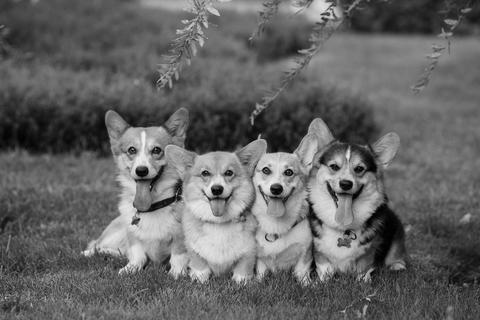
#> input picture Lab4/test-image.jpg, 480 x 320 px; the run also reads 2 pictures not shown here
$ jupyter execute --allow-errors Lab4.ipynb   (shell and % lines are left out)
#> lines starting #> are read from the running program, lines starting #| are printed output that depends on the picture
# ECE 311 Lab 4: LSI Systems and Convolution
## Due Date: 7/13 @ 11:59PM on Compass
In this lab, we will explore Linear Shift-Invariant (LSI) systems and their properties with applications involving toy signals, image filtering, stock data, and even an example of a simple non-linear system. Let's get started!

[cell 1]
#import necessary libraries for this lab
import numpy as np
import scipy.signal as signal
import matplotlib.pyplot as plt

from skimage.io import imread

## Getting Started with Convolution

We remember from ECE 210, that convolution describes how any continuous-time input signal is processed by an LTI system. Given an input $x(t)$ and an LTI system's impulse response $h(t)$, the system output $y(t)$ is given by

$$
y(t) = x(t) * h(t).
$$

Recall that convolution for continous signals is defined as

$$
y(t) = \int_{\tau = -\infty}^{\infty}x(\tau)h(t-\tau)d\tau = \int_{\tau=-\infty}^{\infty}x(t-\tau)h(\tau)d\tau.
$$

You have learned in ECE 310 that discrete-time LSI systems also have an impulse response $h[n]$, which is the system response to a unit Kronecker delta $\delta[n]$ input. Thus we can express the system output given an input signal via discrete-time convolution.

$$
y[n] = x[n] * h[n]
$$

$$
y[n] = \sum_{k=-\infty}^{\infty}x[k]h[n-k] = \sum_{k=-\infty}^{\infty}x[n-k]h[k]
$$

Like the width properties of continuous-time convolution, if $x$ is of length $N$ and $h$ is of length $M$, the result $y$ will be of length $N+M-1$. It is important to note that every LSI system can be represented by a convolution, every system that can be expressed as a convolution has an impulse response, and any system with an impulse response must be LSI. This means the relationship between LSI systems, convolution, and impulse responses is an "if and only if" relationship; they all imply one another! This is something handy to keep in mind whenever you want to identify and describe an LSI system.

The key function we will use to perform convolutions is the $\textrm{convolve()}$ function in the $\textrm{scipy.signal}$ module. The usage of this function for an example system is as follows:

$$
x[n] = \delta[n]+2\delta[n-2]+3\delta[n-4]
$$

$$
y[n] = x[n]+3x[n-1]
$$

[cell 2]
x = np.array([1, 0, 2, 0, 3]) #input signal
h = np.array([1, 3]) #filter/system's impulse response
y = signal.convolve(x,h) #signal.convolve(in1,in2)

print(y) #verify this result by hand!

Note how we extracted the system's impulse response for the system's Linear Constant Coefficient Difference Equation (LCCDE). Our first term takes the present input value and multiplies it by one, and the second term multiplies the most recent input by three. Intuitively, when we flip and shift our filter $h$ for the convolution, we will be applying this system to the input signal at each shift step. The $\textrm{signal.convolve()}$ function assumes the arrays that represent our signals begin at index zero.

## Exercise 1: Implementing LSI Systems

In the below code cell, implement the following LSI systems and plot the system response (using $\textrm{plt.stem()}$) to each of the listed input signals. Comment on the results in the following Markdown cell. Remember to determine the LCCDE for each system to infer its impulse response!

* System A: $y_a[n] = -x[n]+2x[n-1]-x[n-2]$

* System B: $y_b[n] = \frac{1}{4}x[n]+\frac{1}{2}x[n-1]+\frac{1}{4}x[n-2]$

* $x_1[n] = u[n] - u[n-7], 0\leq n< 10$

* $x_2[n] = \sin\left(\frac{\pi}{20}n\right), 0\leq n< 40$

[cell 3]
#create input signals here:
#Hint: Use np.sin and np.pi!
x1 = np.array([1,1,1,1,1,1,0,0,0,0])
x2 = np.array([np.sin(np.pi*n/20) for n in range(40)])

#System A
h_a = np.array([-1,2,-1])

#plot result for x1
plt.figure(figsize=(20,20))
plt.subplot(321)
plt.title('x1 v A')
plt.xlabel('n')
plt.ylabel('System A')
plt.stem(range(len(signal.convolve(x1,h_a))), signal.convolve(x1,h_a))

#plot result for x2
plt.figure(figsize=(20,20))
plt.subplot(322)
plt.title('x2 v A')
plt.xlabel('n')
plt.ylabel('System A')
plt.stem(range(len(signal.convolve(x2,h_a))), signal.convolve(x2,h_a))

#System B
h_b = np.array([0.25,0.5,0.25])

#plot result for x1
plt.figure(figsize=(20,20))
plt.subplot(321)
plt.title('x1 v A')
plt.xlabel('n')
plt.ylabel('System A')
plt.stem(range(len(signal.convolve(x1,h_b))), signal.convolve(x1,h_b))

#plot result for x2
plt.figure(figsize=(20,20))
plt.subplot(322)
plt.title('x2 v A')
plt.xlabel('n')
plt.ylabel('System A')
plt.stem(range(len(signal.convolve(x2,h_b))), signal.convolve(x2,h_b))
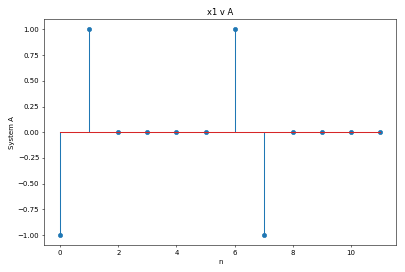
#> figure drawn by matplotlib, 1 panel; curve peaks at x = 1, y = 1
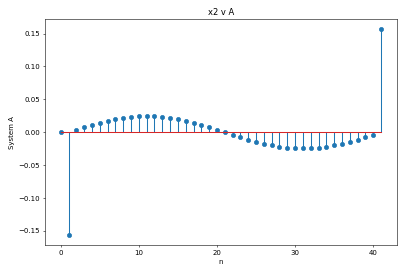
#> figure drawn by matplotlib, 1 panel; curve peaks at x = 41, y = 0.156
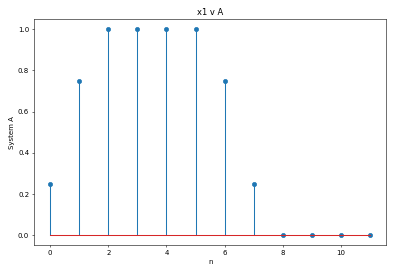
#> figure drawn by matplotlib, 1 panel; curve peaks at x = 2, y = 1
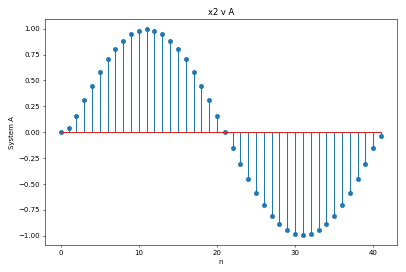
#> figure drawn by matplotlib, 1 panel; curve peaks at x = 11, y = 0.994

**Comments here:
(Consider how the different filters affect the flatter and faster moving parts of the input signals. What do you think each filter is doing?)**

*Ya(n) filters out the middle portion of signals (allowing the higher and lower frequencies to pass through). Seems like the pulses in the mdidle got attenuated.*

*Yb(n) filters out the extremes on the signal, but I am a little confused on why the middle portion gets suppressed. I understand the edges, but not the very middle (n = 20)*

## Exercise 2: Bitcoin Pricing Correction

One type of signal could be some non-physical 1D information. An example of this would be stock price or cryptocurrency data. This data is notoriously noisy and can jump around unpredictably.

Remember that the systems we work with can be either causal or non-causal. A causal system only uses present and past information or values to calculate its present values, while a non-causal system can leverage future information. In this excercise, we will compare causal and non-causal versions of a filter to smooth a day's worth of bitcoin pricing data. We have provided 24 hours of prices with pricing updates every minute (1440 points). The date in question is Christmas Eve Day (12/24), 2017.

#> (a cell that did not finish here is left out)

Pretty noisy, right? Maybe a lot of last-minute Christmas gifts made the price even more unpredictable!

In this exercise, you will implement two length-51 moving average filters on this Bitcoin price data. The first will be causal and the second will be non-causal. Mathematically, we can represent these systems as follows:

$$
y_1[n] = \frac{1}{51}\sum_{i=0}^{50}x[n - i]
$$

$$
y_2[n] = \frac{1}{51}\sum_{i=-25}^{25}x[n - i]
$$

Furthermore, since the moving average filter is an LSI system we may implement it as a convolution. If you are having trouble seeing this, we suggest considering a length-5 moving average filter and "unrolling" the sum for that system definition.

Notice that the non-causal filter will require us to access negative indices according to the impulse response of our filter. A natural question to ask is how does the $\textrm{signal.convolve()}$ function perform non-causal convolution? How can you indicate negative indices when making an array for a system's impulse response? This is where the "same" mode comes in! We may use the "same" mode as follows:

```
y = signal.convolve(x,h,'same'),
```

where $x$ is of length $N$ and $h$ is length $M$. This line of code will perform a full linear convolution like the default mode, but then it will only keep the center $N$ values (length of first argument/array). This operation is equivalent to zero-centering our filter array (second argument/array). You may want to try a couple small examples to convince yourself this is true. The "same" mode will be important to keep in mind throughout this lab and the rest of the course.

**Important Note:** For the following two parts, we have provided the appropriate start and end indices to help us make sure each implementation returns results of the same size and to remove initial condition worries (ramping behavior since we would have fewer than 51 samples as the filter has partial overlap).

a. Construct the causal filter and apply it to the provided bitcoin price data (contained in the ``bitcoin_data`` variable). To make sure your output is the same length and matches up correctly in time, you should slice your result using ``start`` and ``end`` as we did to create the ``plotting_data`` variable. Plot the original data (``plotting_data``) and your smoothed data on the same plot.

b. Construct the non-causal filter and apply it to the provided bitcoin price data. Perform the same ``start`` and ``end`` slicing on your result as in part (a). Plot the original data (``plotting_data``) and your smoothed data on the same plot.

c. Plot the error signals for each filter on the same plot. Let the error signal for a system's output be given by

$$
y_e = y - \hat{y},
$$

where $\hat{y}$ is your system output and $y$ is the sliced original data used for plotting, ``plotting_data``.

d. Comment on the results in the following Markdown cell. What is noticeably different? Is it better to know a lot of past information or a decent amount of past and future information?

[cell 5]
#Provided code
L = 51
half_L = 25
start = 50
#> (the rest of this cell did not finish here and is left out)

**Comments for part 2.d here:**

*The two graphs are similar but it seems that the causal is slightly time shifted (to the right). The error was for non_causal was much less.*

# Image Convolution

In ECE 310, we typically focus on the implications of filtering in the frequency domain of a 1D signal. Our most common idea of a 1D signal is a piece of audio. In this section, we will experiment with image filtering along both axes of an image and see that we can do more than just filtering with convolution.

## Exercise 3: 1D Image Convolution

Apply a 1D length 11 moving average filter on the provided ``test-image.jpg`` image along its:

a. Rows

b. Columns

c. Rows then columns

d. Columns then rows

Plot each of the resulting images and give them unique titles.

e. Comment on the images from the "rows then columns" and "columns then rows" procedures. Are they the same? Explain your answer, why are they the same or different?

[cell 6]
#make filter and load image
image = imread('test-image.jpg')
#> image is the input picture: shape (320, 480); min 0, max 253, mean 101.1
plt.figure(figsize=(10,6))
plt.imshow(image,'gray')
plt.title('Original Image')
L = 11
h = np.ones(L) * 1/11
n_rows,n_cols = image.shape

#Code for 3.a along rows (apply filter to each row independently)
image_row = np.zeros(image.shape)
#Hint: image_row[i,:] = signal.convolve(image[i,:],h,'same') for each row
for i in range(n_rows):
    image_row[i,:] = signal.convolve(image[i,:], h, 'same')
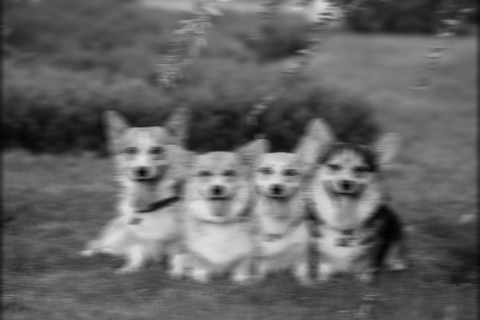
#> image_row: shape (320, 480) float64; min 1.91, max 226.1, mean 100.6
plt.figure(figsize=(10,6))
plt.imshow(image_row, 'gray')
plt.title('Convlution (Rows)')

#along the columns (3.b)
image_column = np.zeros(image.shape)
for i in range(n_cols):
    image_column[:,i] = signal.convolve(image[:,i], h, 'same')
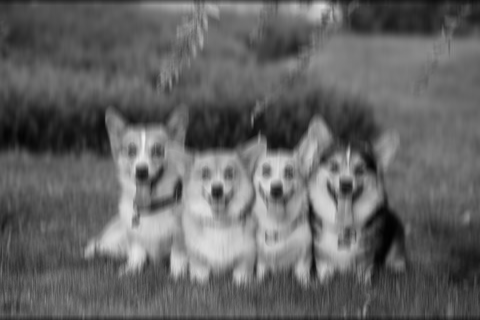
#> image_column: shape (320, 480) float64; min 1.45, max 239, mean 100.2
plt.figure(figsize=(10,6))
plt.imshow(image_column, 'gray')
plt.title('Convlution (Columns)')

#rows then columns (3.c)
image_row_column = np.zeros(image.shape)
#image_column = np.zeros(image.shape)
for i in range(n_rows):
    image_row_column[i,:] = signal.convolve(image[i,:], h, 'same')
for i in range(n_cols):
    image_row_column[:,i] = signal.convolve(image_row_column[:,i], h, 'same')
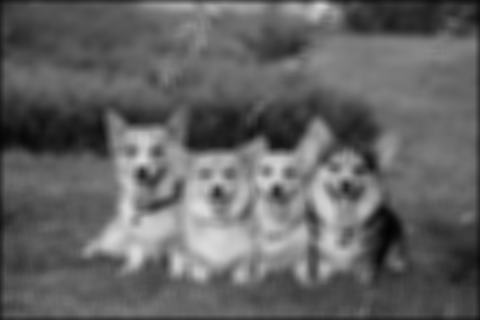
#> image_row_column: shape (320, 480) float64; min 3.58, max 220.9, mean 99.8
plt.figure(figsize=(10,6))
plt.imshow(image_row_column, 'gray')
plt.title('Convlution (Columns)')

#columns then rows (3.d)
image_column_row = np.zeros(image.shape)
#image_column = np.zeros(image.shape)
for i in range(n_cols):
    image_column_row[:,i] = signal.convolve(image[:,i], h, 'same')
for i in range(n_rows):
    image_column_row[i,:] = signal.convolve(image_column_row[i,:], h, 'same')
plt.figure(figsize=(10,6))
plt.imshow(image_column_row, 'gray')
plt.title('Convlution (Columns)')

**Comments for 3.e:**

*The last two images look nearly the same, and I am pretty sure that they are identical. I think this is because convolution (like multiplication) does not matter based on order of input.*

*a * b = b * a*

## Exercise 4: Building an Edge Detector

Let's now apply image convolution to perform edge detection. We will build a simple edge detector step-by-step using the following simple 1D filter:

$$
h[n] = \delta[n+1] - \delta[n-1]
$$

a. Intuitively or mathematically, what does this filter do to an input signal? In other words, what parts of a signal would give a strong (large magnitude) response and what parts would give a weak (small magnitude) response? You may answer this with a couple signal examples and the result of convolution with $h[n]$ or qualitative intuition.

b. Is this filter causal? Why or why not? Is it a problem if the filter is non-causal? (Hint: consider the contexts in which we cannot violate causality!)

Note: For the next two parts, please store your results in separate variables. This will make part (e) much cleaner.

c. Apply $h[n]$ along the rows of the ``test-image.jpg`` image. Plot the result with a grayscale color mapping.

d. Apply $h[n]$ along the columns of the ``test-image.jpg`` image. Plot the result with a grascale color mapping.

So far we have checked for edge-like features in the image going along the rows and columns. Imagine these two results as being vectors indicating edge strength along the row axis and column axis of the image, respectively. Take a minute to look at the differences between these two resulting images. Can you tell which one is detecting edges within a row and which one is doing so within a column? What would be a sensible way to incorporate these two dimensions of information? Imagine they form a 2D vector and take the norm! More precisely:

$$
I_F(r,c) = \sqrt{\left(I_R(r,c)\right)^2 + \left(I_C(r,c)\right)^2},
$$

where $I_R$ and $I_C$ are the row and column filtered results, respectively.

e. Build the final result image $I_F$ according to the above equation. Plot the result again with a grayscale color mapping.

**Answer for 4.a here:**
*The filter can be re-writtin as:
h = [1,0,-1].
This can be convolved with a signal x[n], which creates y[n]. y[n] = x[n+1] - x[n-1]. It takes the difference between two values and puts out the value.
The condition lies that if x[n-1] > x[n+1], the output < 0, and if x[n-1] < x[n+1], then the system output > 0.
If the future and past values are close, the value of the output is low, but if the values are not, then the value of the output is high.*

**Answer for 4.b here:**
*This is non-causal because the impulse response requiers a value for when n<0, which is a future value. However, its not a problem for image processing because the next pixel is already in the row or column.*

[cell 7]
#load test-image.jpg
test = imread('test-image.jpg')

#Code for 4.c here:
h_a = np.array([-1,0,1])
image_row_convolution = np.zeros(test.shape)

for i in range(n_rows):
    image_row_convolution[i,:] = signal.convolve(test[i,:], h_a,"same")
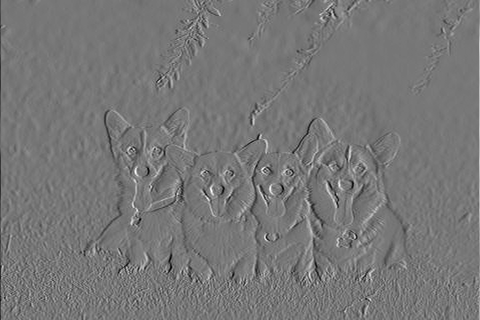
#> image_row_convolution: shape (320, 480) float64; min -177, max 201, mean 0; drawn with min black and max white

plt.figure(figsize=(10,6))
plt.imshow(image_row_convolution,'gray')
plt.title('Convolution (Rows)')

#Code for 4.d here:
image_column_convolution = np.zeros(test.shape)
for i in range(n_cols):
    image_column_convolution[:,i] = signal.convolve(test[:,i], h_a,"same")
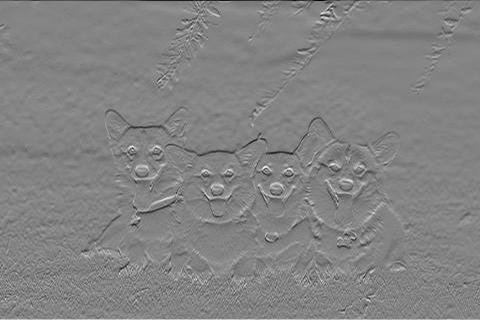
#> image_column_convolution: shape (320, 480) float64; min -217, max 204, mean 0; drawn with min black and max white

plt.figure(figsize=(10,6))
plt.imshow(image_column_convolution,'gray')
plt.title('Convolution (Rows)')

#Code for 4.e here:
i_f = np.zeros(image.shape)
i_f = np.sqrt(image_row_convolution**2 + image_column_convolution**2)
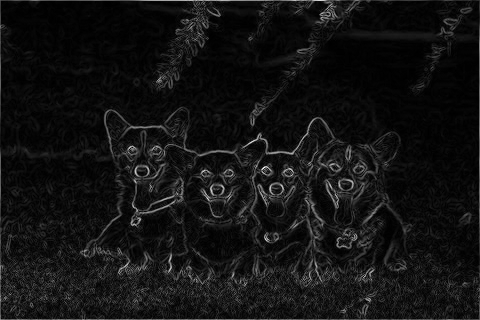
#> i_f: shape (320, 480) float64; min 0, max 253.2, mean 18.7
#> (the rest of the program and of its run is left out)
